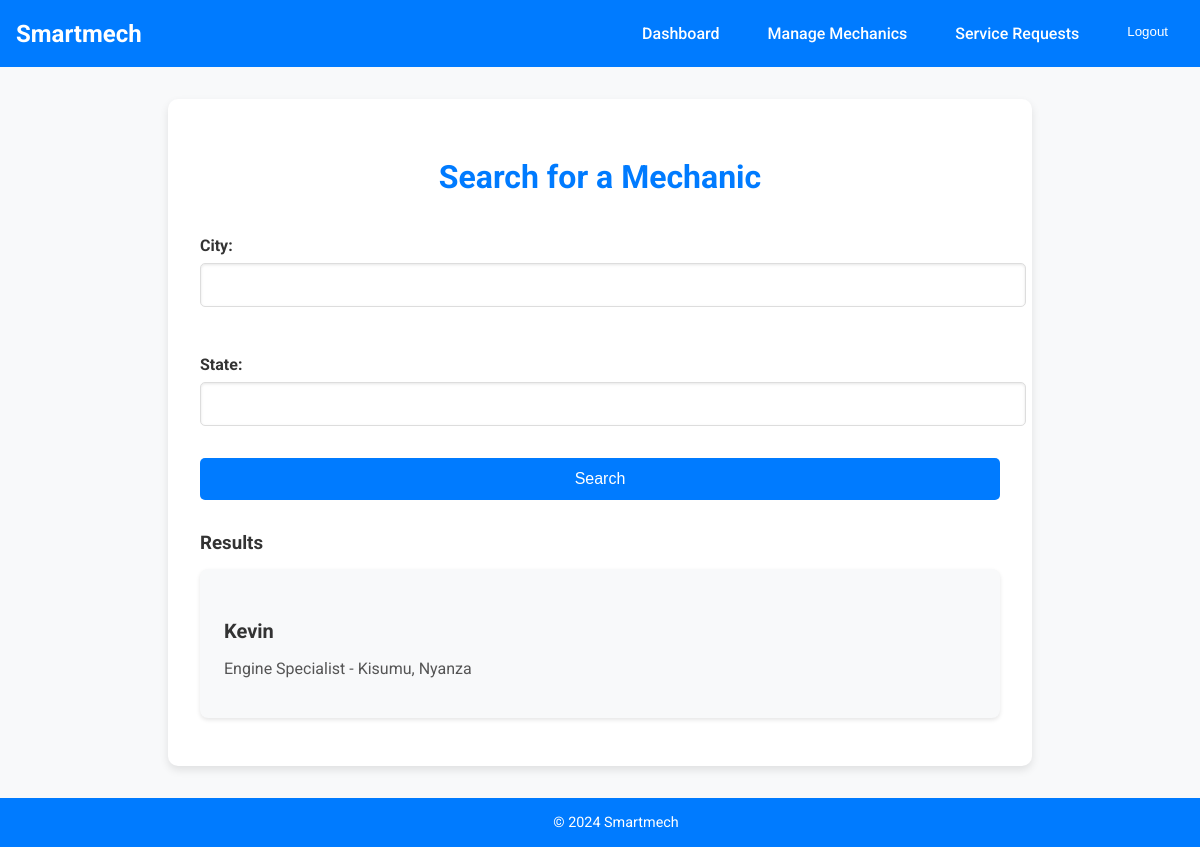
The app's page /accounts/search-mechanics/ (signed in) with its own data.
### accounts/models.py (models this page shows, shortened)
class Mechanic(models.Model):
    user = models.OneToOneField(CustomUser, on_delete=models.CASCADE)
    phone_number = models.CharField(max_length=15, blank=True, null=True)
    specialty = models.CharField(max_length=100, blank=True, null=True)  # E.g., Engine Specialist, Brake Specialist
    experience_years = models.IntegerField(default=0)
    profile_picture = models.ImageField(upload_to='profile_pics/', blank=True, null=True)
    city = models.CharField(max_length=100, blank=True, null=True)
    state = models.CharField(max_length=100, blank=True, null=True)

class CustomUser(AbstractUser):
    USER_ROLES = (
        ('owner', 'Vehicle Owner'),
        ('mechanic', 'Mechanic'),
        ('company', 'Auto Repair Company'),
    )
    role = models.CharField(max_length=10, choices=USER_ROLES, default='owner')

### accounts/views.py (the view)
# urls.py: path('search-mechanics/', search_mechanics, name='search_mechanics'),
@login_required
def search_mechanics(request):
    form = MechanicSearchForm(request.GET or None)
    mechanics = Mechanic.objects.all()
    if form.is_valid():
        if form.cleaned_data['city']:
            mechanics = mechanics.filter(city__icontains=form.cleaned_data['city'])
        if form.cleaned_data['state']:
            mechanics = mechanics.filter(state__icontains=form.cleaned_data['state'])
    context = {
        'form': form,
        'mechanics': mechanics,
    }
    return render(request, 'owner/search_mechanics.html', context)

### accounts/forms.py
class MechanicSearchForm(forms.Form):
    city = forms.CharField(max_length=100, required=False)
    state = forms.CharField(max_length=100, required=False)

### accounts/templates/owner/search_mechanics.html (shortened to what this page needs)
{% extends 'base.html' %}
{% block content %}
<div class="search-page-container">
    <h2>Search for a Mechanic</h2>
    <form method="get" class="search-page-form">
        {{ form.as_p }}
        <button type="submit" class="search-page-btn search-page-btn-primary">Search</button>
    </form>
    <h3>Results</h3>
    <ul class="search-page-results-list">
        {% for mechanic in mechanics %}
            <li class="search-page-result-item">
                <h4>{{ mechanic.user.username }}</h4>
                <p>{{ mechanic.specialty }} - {{ mechanic.city }}, {{ mechanic.state }}</p>
            </li>
        {% empty %}
            <li class="search-page-no-results">No mechanics found in the specified location.</li>
        {% endfor %}
    </ul>
</div>
{% endblock %}

### accounts/static/accounts/css/style.css (style rules this page uses)
body { font-family: 'Roboto', sans-serif; background-color: #f4f4f9; margin: 0; padding: 0; color: #333; }
h1, h2, h3 { color: #333; margin-bottom: 15px; }
.search-page-container { max-width: 800px; margin: 2rem auto; padding: 2rem; background-color: #ffffff; border-radius: 10px; box-shadow: 0 4px 8px rgba(0, 0, 0, 0.1); }
.search-page-container h2 { font-size: 2rem; font-weight: bold; margin-bottom: 1.5rem; color: #007bff; text-align: center; }
.search-page-form { margin-bottom: 2rem; display: flex; flex-direction: column; gap: 1rem; }
.search-page-form label { font-weight: bold; margin-bottom: 0.5rem; display: block; color: #333; }
.search-page-form input, .search-page-form select { width: 100%; padding: 0.75rem; border-radius: 5px; border: 1px solid #ddd; font-size: 1rem; color: #333; box-shadow: inset 0 1px 3px rgba(0, 0, 0, 0.1); }
.search-page-btn.search-page-btn-primary { width: 100%; background-color: #007bff; color: #fff; border: none; border-radius: 5px; padding: 0.75rem; font-size: 1rem; cursor: pointer; transition: background-color 0.3s ease; }
.search-page-results-list { list-style: none; padding: 0; margin: 0; }
.search-page-result-item { background-color: #f8f9fa; padding: 1.5rem; border-radius: 8px; margin-bottom: 1rem; box-shadow: 0 2px 4px rgba(0, 0, 0, 0.1); }
.search-page-result-item h4 { font-size: 1.25rem; font-weight: bold; margin-bottom: 0.5rem; color: #333; }
.search-page-result-item p { font-size: 1rem; color: #555; }

### accounts/templates/base.html (style rules this page uses)
html, body { margin: 0; padding: 0; height: 100%; font-family: 'Roboto', sans-serif; overflow-x: hidden; }
body { display: flex; flex-direction: column; background-color: #f8f9fa; color: #333; }

### records on screen
Mechanic: user.username "Kevin", specialty "Engine Specialist", city "Kisumu", state "Nyanza"
